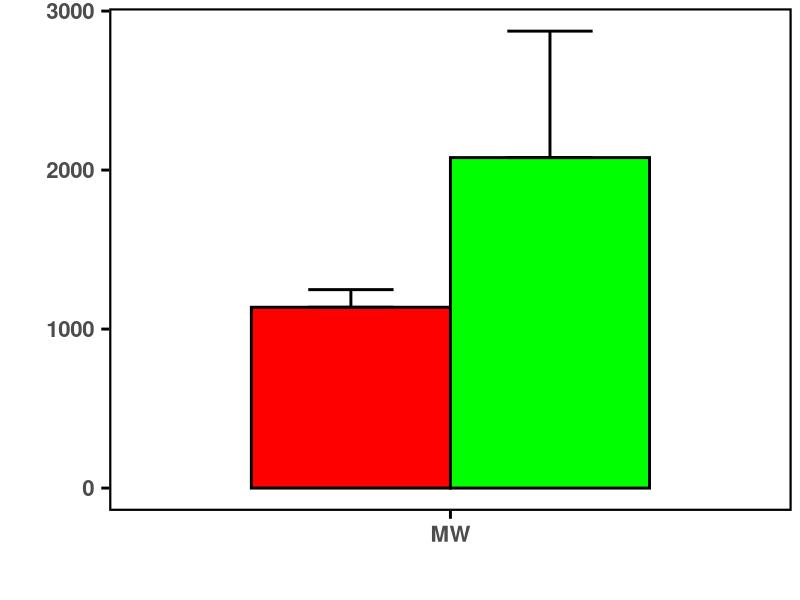
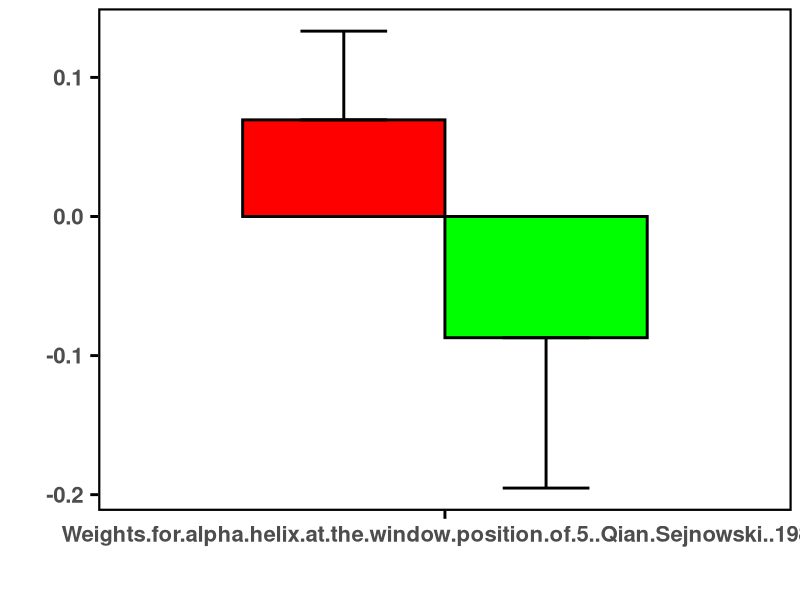
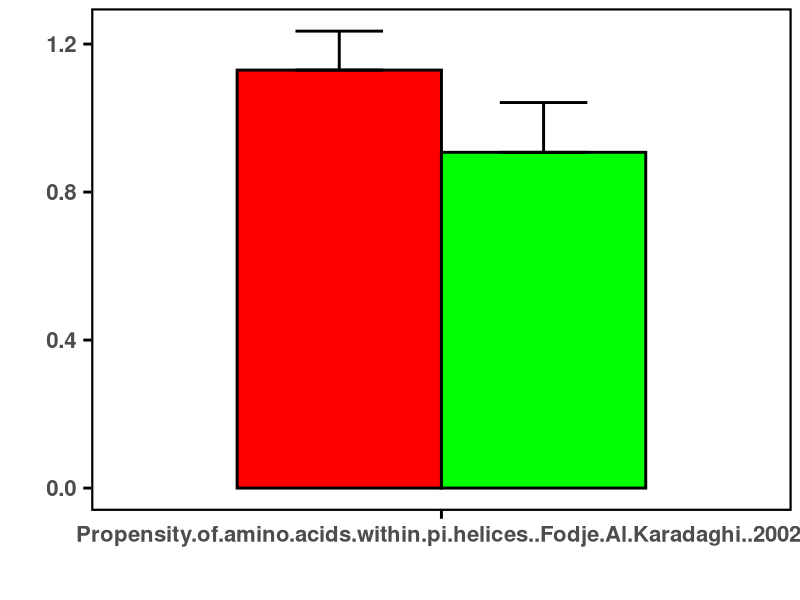
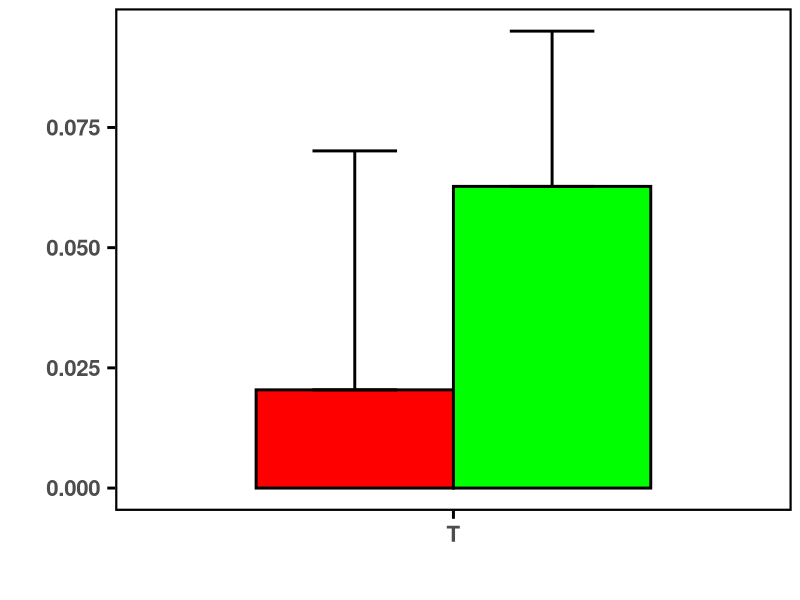
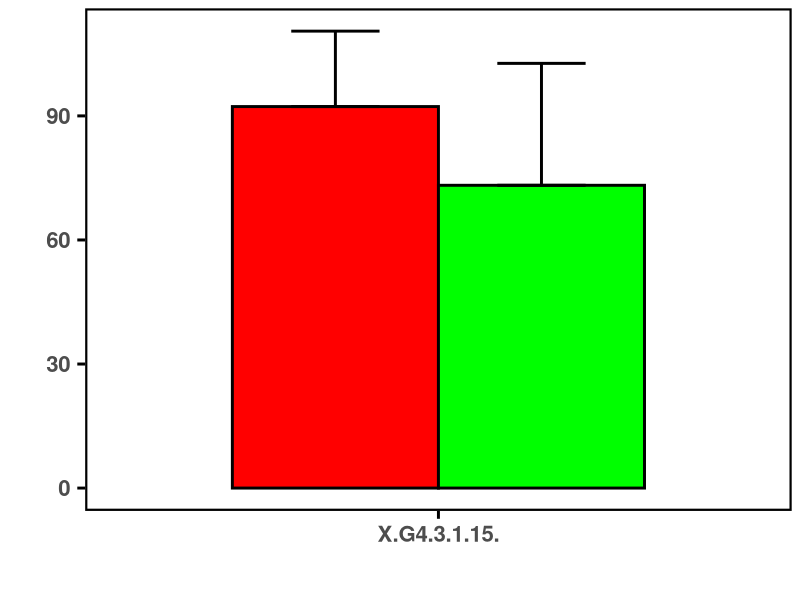
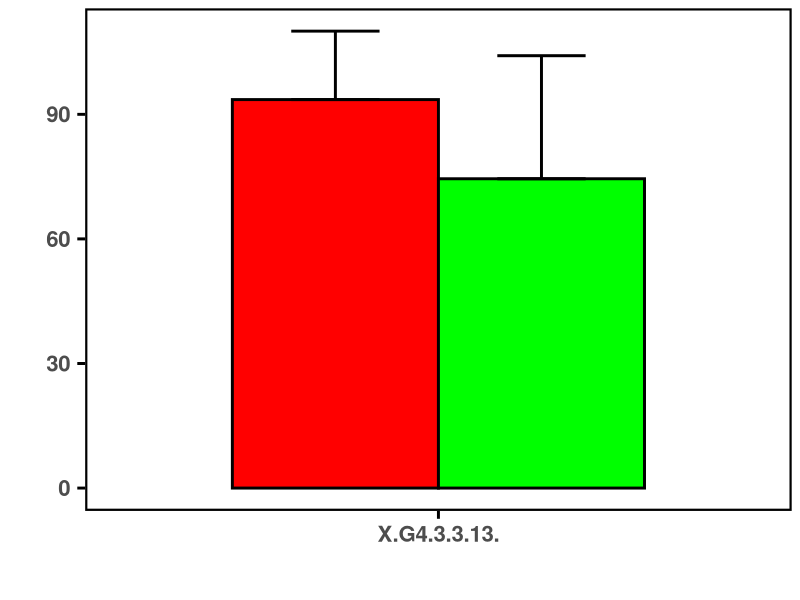
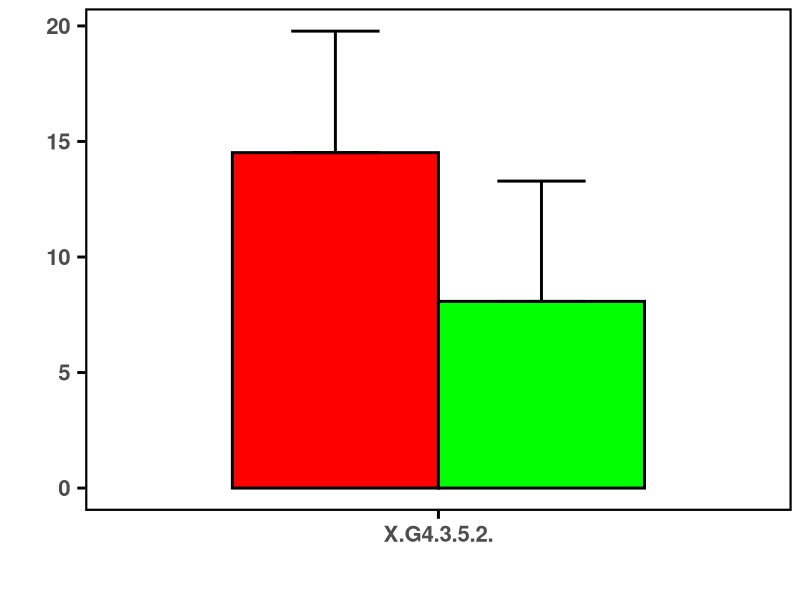
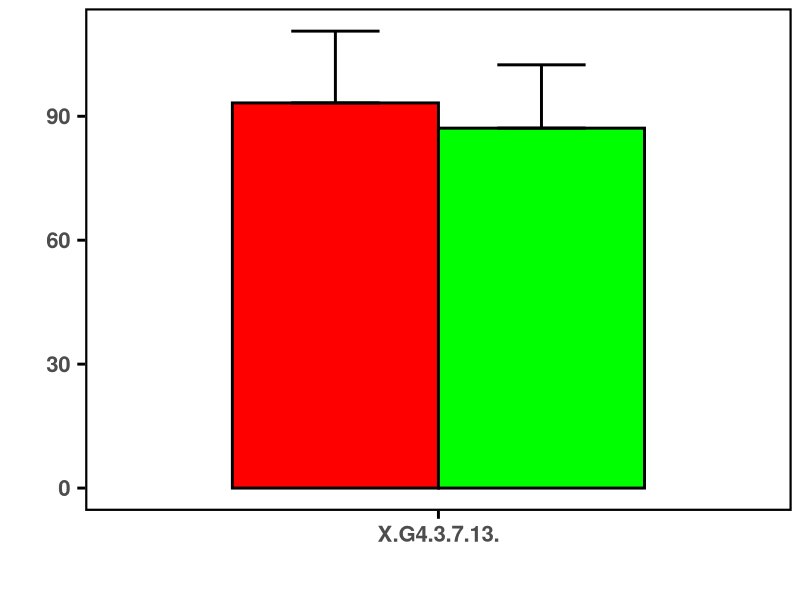

Source code (R) for these figures, in order:
#setwd("d:/R_test/plotting bar charts")
#setwd("~/Downloads")
this.dir <- dirname(parent.frame(2)$ofile)
setwd(this.dir)

#COLOR codes for epitope classes
#dual #ff66CC (purple)
#mono #66CCFF (cyan)
#tpos "blue"
#bpos "gree"

library(readxl)
library(ggplot2)
#library(grid)
library(gridExtra)
library(ggthemes)


df<-read_excel("dual_vs_bpos_desc.xlsx")
df<-na.omit(df)


subplot_num=20

plots<-list()

for(i in 1:subplot_num)
  {
   df_row<-df[i,]
   formatted_df<-data.frame(matrix(ncol=4,nrow=2))
   x<-c("Descriptors","Epitope_type","Mean","Stdev")
   colnames(formatted_df)<-x
   
   #print(df_row)
   #print("\n")
   #saves the name of the descriptors for the 2 cells of first row
   formatted_df[,1]<-(df_row)[1]    #df_row$Descriptors
   #saves the epitope types (saved as column names)
   formatted_df[1,2]<-colnames(df_row)[2]
   formatted_df[2,2]<-colnames(df_row)[4]
   #saves the mean values of the epitope types
   formatted_df[1,3]<-(df_row)[2]
   formatted_df[2,3]<-(df_row)[4]
   #saves standard dev 
   formatted_df[1,4]<-(df_row)[3]
   formatted_df[2,4]<-(df_row)[5]
   
   
   #print(formatted_df)
   #print(" ")
   #line<-readline()
   #reordering the epitope types to the order as their row index so that ggplots plots
   #the bars the way they appear in the df
   formatted_df$Epitope_type<-as.factor(formatted_df$Epitope_type)
   formatted_df$Epitope_type<-factor(formatted_df$Epitope_type, levels=formatted_df$Epitope_type[order(as.numeric(rownames(df)))])
  
   #this shows the variable classes of the dataframe
   #str(formatted_df)
   
   dodge<-position_dodge(width=0.7)
   limits<-aes(ymax=formatted_df$Mean + (formatted_df$Mean>0)*formatted_df$Stdev, ymin=formatted_df$Mean - (formatted_df$Mean<0)*formatted_df$Stdev)
    
   #p<-ggplot(data=formatted_df,aes(x=Descriptors,y=Mean, fill=Epitope_type))
   p<-ggplot(data=formatted_df,aes(x=Descriptors,y=Mean, fill=Epitope_type))
                                                                                #adjust this for size of frame around bar
   p<-p + geom_bar(stat="identity", position = dodge, width = 0.7,colour="black",size=1)
   
   p<-p + scale_fill_manual("legend",values=c("red","green"))
   #dual #ff66CC (red)
   #mono #66CCFF (black)
   #tpos "blue"
   #bpos "green"
   
   p<-p + geom_errorbar(limits, position = dodge, width =0.3,size=1)
   
   
   p <- p + labs(x = " ", y = " ")
   p <- p + theme_few()
   p <- p + theme(legend.position="none")
   
   #adjusts the text size
   p <- p + theme(text=element_text(face="bold",size=20))
   
   #ignore this one for now
   #p <- p + theme(axis.line = element_line(size= 0.5, colour="black"))
   
   #adjusts the text distances from the axis, adjust the first numerical parameter
   p <- p + theme(axis.text.x = element_text(margin=margin(5,5,10,5,"pt")),
            axis.text.y = element_text(margin=margin(5,5,10,5,"pt")))
   
   #adjusts the frame around the picture
   p <- p + theme(panel.border = element_rect(colour = "black", fill=NA, size=1.5))
   
   #adjest  of the tick marks
   p <- p + theme(axis.ticks.length = unit(.2, "cm"), axis.ticks = element_line(size = 1, colour="black")) 
   
  # print(p)
   
   plots[[i]]<-p

    
#this part saves the pictures to file   
   filename=paste0("dual_vs_bpos", i, ".pdf")
   pdf(filename)
   print(p)
   dev.off()
   
  }


#do.call(grid.arrange(arrangeGrob(c(plots, ncol=5))))
#grid.arrange(arrangeGrobs(plots))


#this part attempts to save multiple plots together. Note that grid.arrange can be used with the whole plot vector instead of individual elements of it.
#the plotting together works up to 8 subplots. More will result in errornous display that are not corrigible with scaling the picture and is
#the error is retained inside the saved image file. Irrelevant of the file format (e.g. png, pdf)

#grid.arrange(plots[[1]],plots[[2]],plots[[3]],nrow=1,ncol=3) 
#pdf("plot.pdf")
#do.call("grid.arrange",c(plots,nrow=1))#,nrow=1,ncol=length(plots)))
#dev.off()